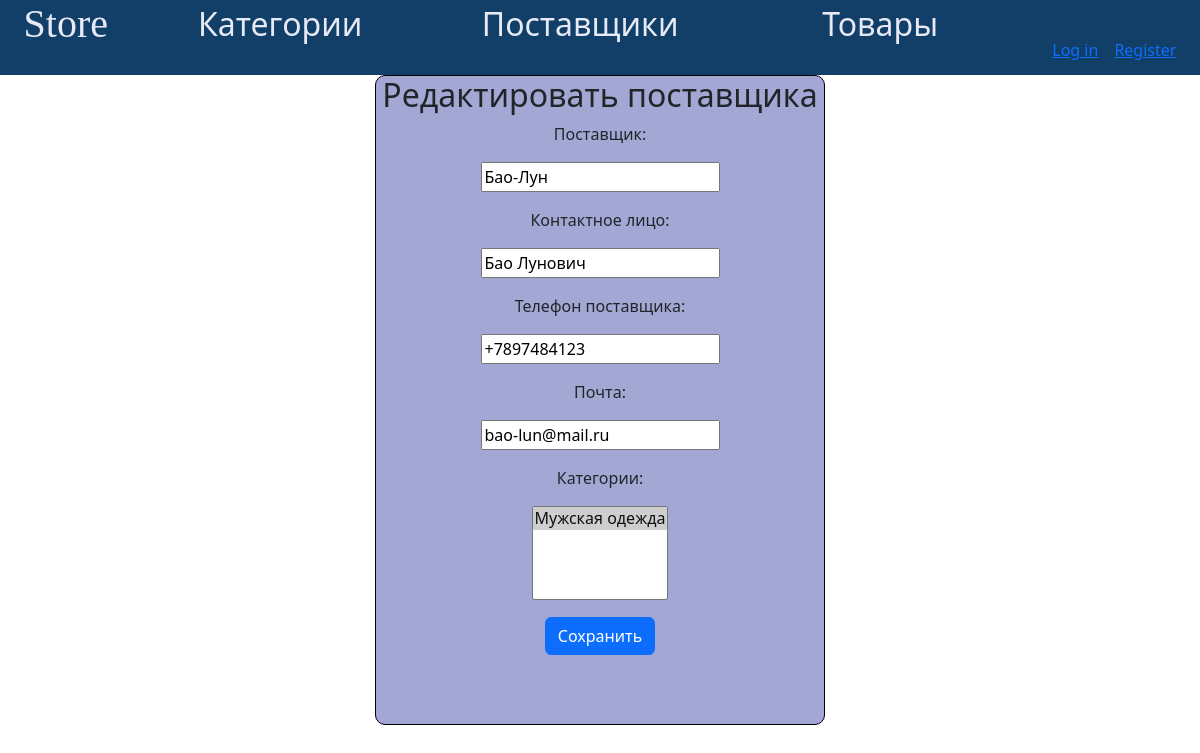
/edit_provider/1/, run on an earlier commit of the app's database.
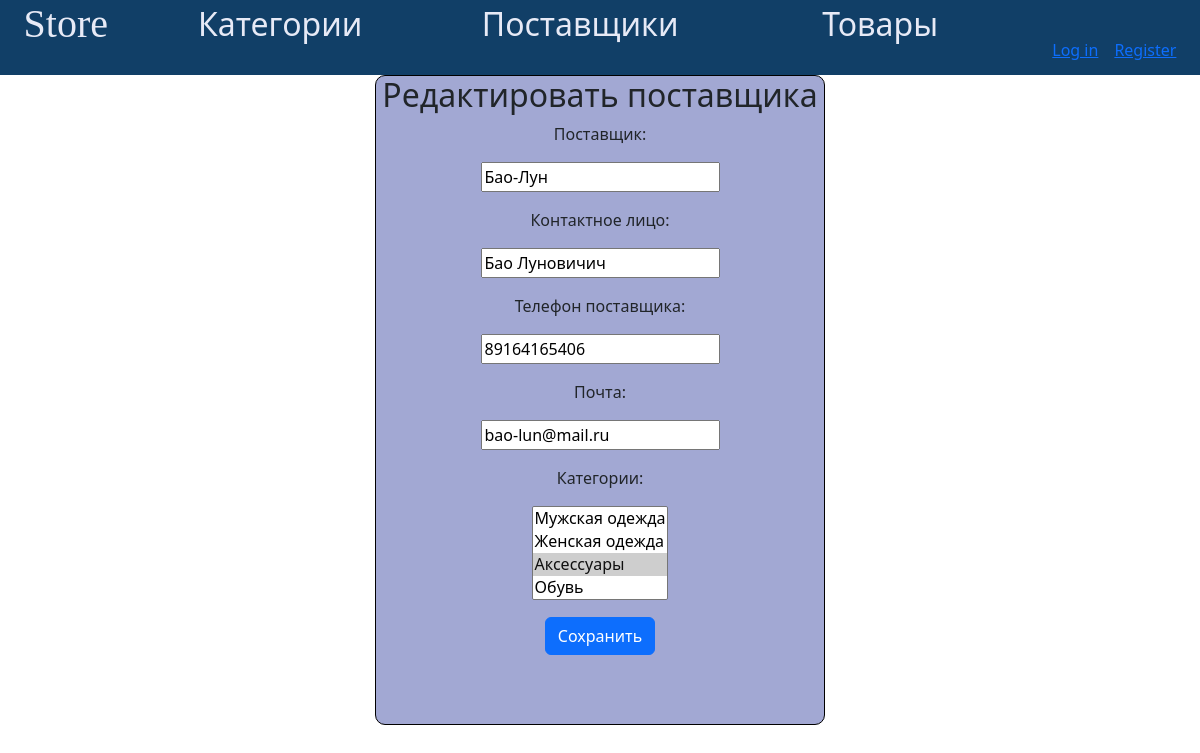
And on a later commit of the database.
### app_store/models.py (models this page shows, shortened)
class Provider(models.Model):
    name = models.CharField(max_length=50, verbose_name='поставщик')
    phone_number = models.CharField(max_length=11, verbose_name='телефон поставщика')
    email = models.EmailField(max_length=50, verbose_name='почта')
    contact_person = models.CharField(max_length=255, verbose_name='контактное лицо')
    categories = models.ManyToManyField(GoodCategory, verbose_name='категории')
    class Meta:
        db_table = 'providers'
        verbose_name = 'поставщик'
        verbose_name_plural = 'поставщики'

### app_store/views.py (the view)
# urls.py: path('edit_provider/<int:provider_id>/', edit_provider, name='edit_provider'),
def edit_provider(request, provider_id):
    provider = get_object_or_404(Provider, pk=provider_id)
    if request.method == 'POST':
        form = ProviderForm(request.POST, instance=provider)
        if form.is_valid():
            form.save()
            return redirect('providers_list')
    else:
        form = ProviderForm(instance=provider)
    return render(request, 'app_store/edit_provider.html', {'form': form, 'provider': provider})

### app_store/forms.py
class ProviderForm(forms.ModelForm):
    class Meta:
        model = Provider
        fields = ['name', 'contact_person', 'phone_number', 'email', 'categories']

### app_store/models.py (called while the page is built)
    def __str__(self):
        return f'{self.name}'

### app_store/templates/app_store/edit_provider.html (shortened to what this page needs)
{% extends 'app_store/base.html' %}
{% load static %}
{% block content %}
    <div class="editProviderContainer">
        <h2 >Редактировать поставщика</h2>
        <form method="post">
          <div class="form-group">
            <p>{{ form.name.label_tag }}</p>
            <p>{{ form.name }}</p>
          </div>
          <div class="form-group">
            <p>{{ form.contact_person.label_tag }}</p>
            <p>{{ form.contact_person }}</p>
          </div>
          <div class="form-group">
            <p>{{ form.phone_number.label_tag }}</p>
            <p>{{ form.phone_number }}</p>
          </div>
          <div class="form-group">
            <p>{{ form.email.label_tag }}</p>
            <p>{{ form.email }}</p>
          </div>
          <div class="form-group">
            <p>{{ form.categories.label_tag }}</p>
            <p>{{ form.categories }}</p>
          </div>
          <button type="submit" class="btn btn-primary">Сохранить</button>
        </form>
    </div>
{% endblock %}

What changed in the data, as far as the page shows it:
changed Provider "Бао-Лун": contact_person "Бао Лунович" → "Бао Луновичич"; phone_number "+7897484123" → "89164165406"
Also different on the page:
form field categories: "Мужская одежда ☑" → "Мужская одежда / Женская одежда / Аксессуары ☑ / Обувь"
